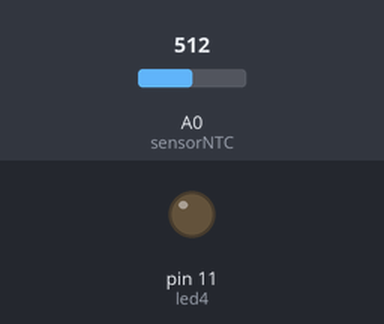
The sketch below on a simulated Arduino Uno, built with avr-gcc and run on an emulated ATmega328P. On the bench: output pins drawn as LEDs (lit = HIGH). Dashed ring = blinking. Inputs (shaded band) come from the test bench; at power-on: A0 (sensorNTC) = 512. What the sketch prints to the serial monitor is not drawn.

Above: at 1.2 s.
1.3 s: A0 (sensorNTC) set to 593
4.3 s: A0 (sensorNTC) set to 619
At 4.55 s:
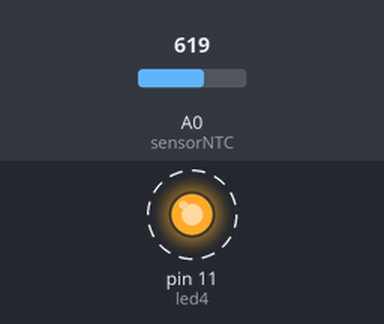
7.3 s: A0 (sensorNTC) set to 590
At 7.3 s:
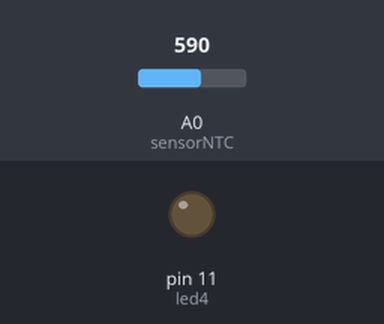
10.3 s: A0 (sensorNTC) set to 610
At 10.55 s:
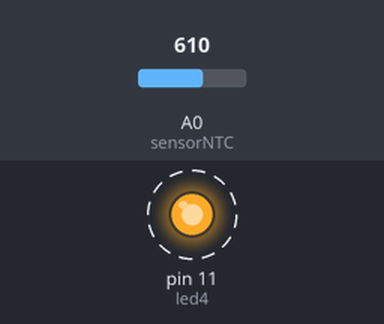
Timing chart, 0 to 14.3 s (numbered marks = the images above; inputs shaded):
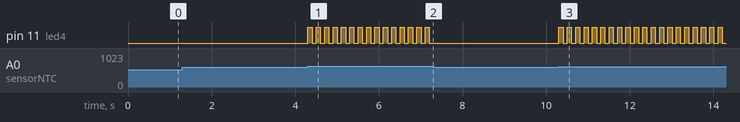

The sketch:

6C.ino
```cpp
const int sensorNTC = A0;
const int led4 = 11;

unsigned int valorSensor = 0;

// valor de referência
const int limite = 600;

unsigned long tempoAnterior = 0;
const int intervalo = 100;

bool estadoLed = LOW;

void setup() {
  pinMode(sensorNTC, INPUT);
  pinMode(led4, OUTPUT);
  Serial.begin(115200);
}

void loop() {

  // ===== LEITURA DO SENSOR =====
  valorSensor = analogRead(sensorNTC);

  Serial.print("Valor NTC: ");
  Serial.println(valorSensor);

  // ===== VERIFICA TEMPERATURA =====
  if (valorSensor > limite) {

    // pisca sem delay
    if (millis() - tempoAnterior >= intervalo) {
      tempoAnterior = millis();

      estadoLed = !estadoLed; // alterna estado do led pra high
      digitalWrite(led4, estadoLed);
    }

  } else {
    // abaixo da temperatura → LED apagado
    digitalWrite(led4, LOW);
  }

}
```

Measured:
- the behaviour switches between 600 and 601 on A0 (sensorNTC) (found by bisection; images 0 and 1)
- after the input at 4.3 s, pin 11 (led4): alternates HIGH for 0.10 s and LOW for 0.10 s, starting at once
- after the input at 7.3 s, pin 11 (led4): stops changing and stays LOW
- after the input at 10.3 s, pin 11 (led4): alternates HIGH for 0.10 s and LOW for 0.10 s, starting at once
